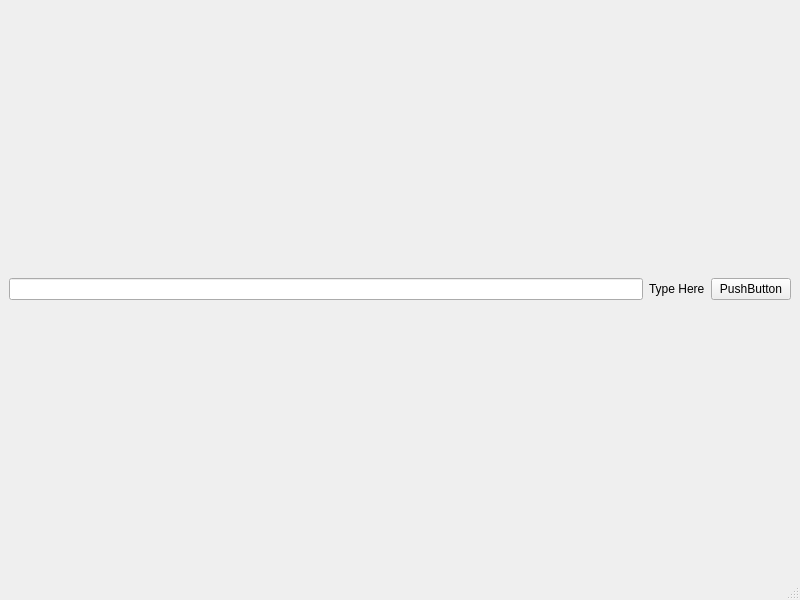
<?xml version="1.0" encoding="UTF-8"?>
<ui version="4.0">
 <class>MainWindow</class>
 <widget class="QMainWindow" name="MainWindow">
  <property name="geometry">
   <rect>
    <x>0</x>
    <y>0</y>
    <width>800</width>
    <height>600</height>
   </rect>
  </property>
  <property name="windowTitle">
   <string>MainWindow</string>
  </property>
  <widget class="QWidget" name="centralwidget">
   <layout class="QVBoxLayout" name="verticalLayout">
    <item>
     <layout class="QHBoxLayout" name="horizontalLayout">
      <item>
       <widget class="QLineEdit" name="lineEdit"/>
      </item>
      <item>
       <widget class="QLabel" name="label">
        <property name="text">
         <string>Type Here</string>
        </property>
       </widget>
      </item>
      <item>
       <widget class="QPushButton" name="pushButton">
        <property name="text">
         <string>PushButton</string>
        </property>
       </widget>
      </item>
     </layout>
    </item>
   </layout>
  </widget>
  <widget class="QMenuBar" name="menubar">
   <property name="geometry">
    <rect>
     <x>0</x>
     <y>0</y>
     <width>800</width>
     <height>18</height>
    </rect>
   </property>
  </widget>
  <widget class="QStatusBar" name="statusbar"/>
 </widget>
 <resources/>
 <connections/>
</ui>
